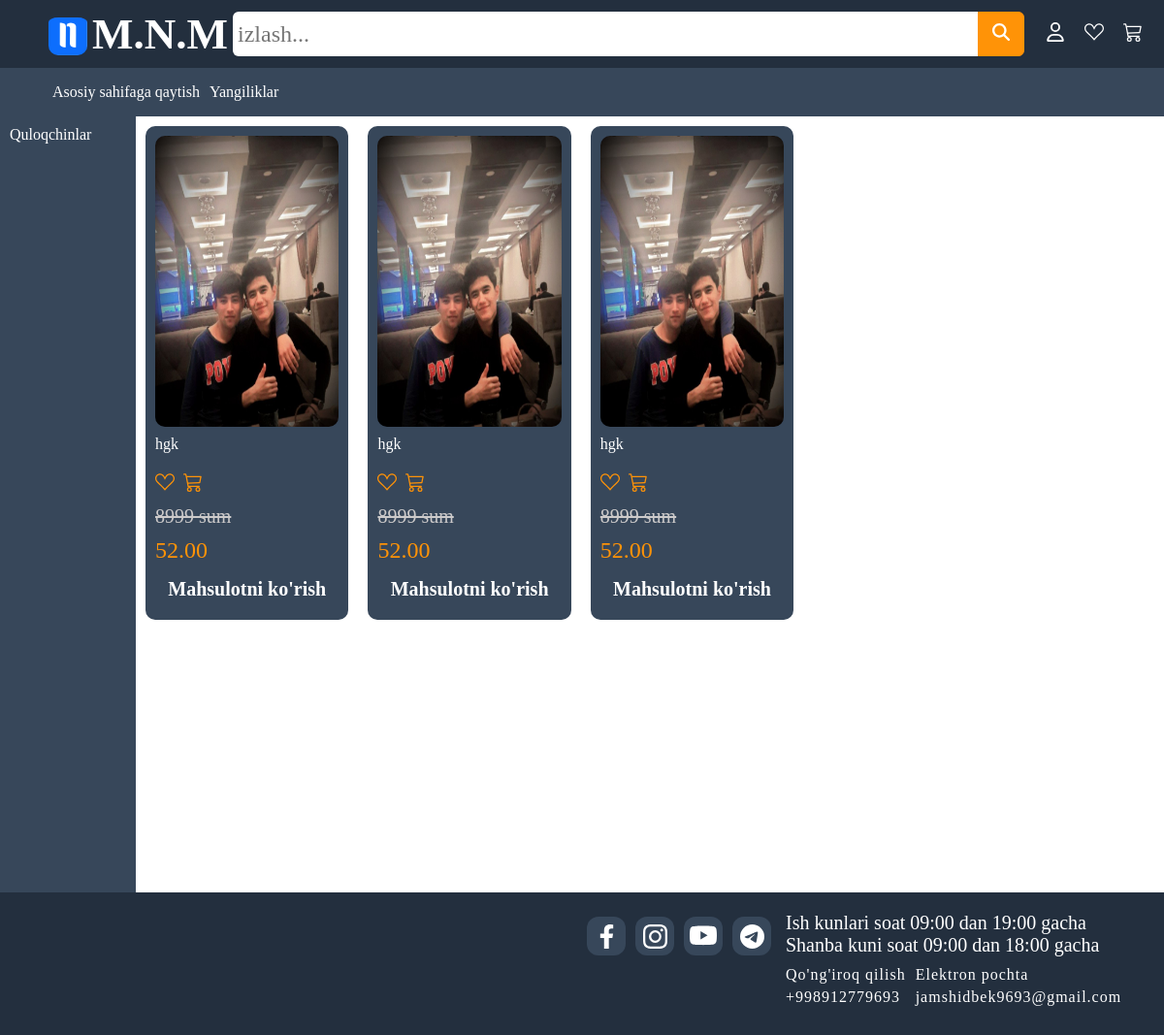
Before: /products/ with the older database file.
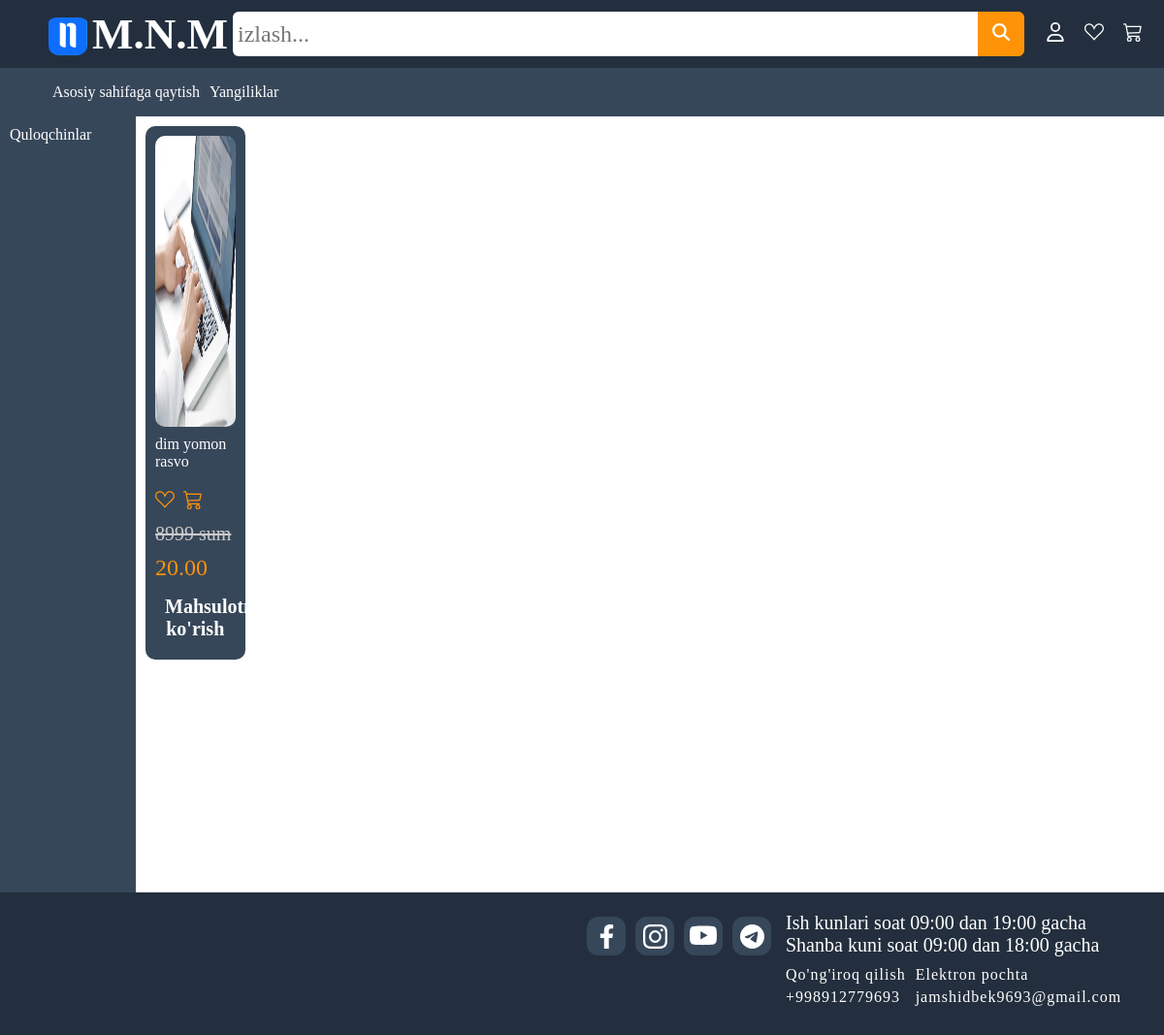
After: the same page with the newer database file.
### products/models.py (models this page shows, shortened)
class Product(models.Model):
    brand = models.CharField(max_length=100)
    model = models.CharField(max_length=100)
    price = models.DecimalField(max_digits=10, decimal_places=2)
    description = models.TextField()
    image = models.ImageField(upload_to='products/', null=True, blank=True)
    category = models.ForeignKey(Category, on_delete=models.CASCADE)
    author = models.ForeignKey(Author, on_delete=models.CASCADE)

### products/views.py (the view)
# urls.py: path('', views.ProductListView.as_view(), name='product_list'),
class ProductListView(ListView):
    model = Product
    template_name = 'products/product/product_list.html'
    context_object_name = 'products'

### templates/products/product/product_list.html (shortened to what this page needs)
{% extends 'base.html' %}
{% load static %}
{% block style %}
  <link rel="stylesheet" href="{% static 'css/product_items.css' %}">
{% endblock style %}
{% block content %}
<section class="main-section">
  <div class="main-left-div">
    <ul class="main-ul-left">
      <li>
        <a href="product_items.html" class="kategories-item"
          >Quloqchinlar</a
        >
      </li>
    </ul>
  </div>
  <div class="main-right-div">
    <div class="main-items">
      {% for product in products %}
        <div class="main-item">
        <div class="product-image-item">
        <a href="{% url 'product_detail' id=product.id %}">
        <img
        src="{{product.image.url}}"
        alt="product-image"
        class="products-image"
        />
        </a>
        <p class="product-about">
          {{product.description}}
        </p>
        <p class="product-name">{{category_name}}</p>
        <div class="follow-and-cart-icons">
        </div>
        <p class="old-price"><del>8999 sum</del></p>
        <p class="new-price">{{product.price}}</p>
        <a href="{% url 'product_detail' id=product.id %}">
        <p class="view-product">Mahsulotni ko'rish</p>
        </a>
        </div>
        </div>
      {% empty %}
        <h1>Ma'lumotlar yo'q</h1>
      {% endfor %}
    </div>
  </div>
</section>
{% endblock %}

### templates/base.html (shortened to what this page needs)
<!DOCTYPE html>
{% load static %}
<html lang="en">
  <head>
    <link rel="stylesheet" href="{% static 'css/base.css' %}" />
    {% block style %}
    {% endblock style %}
  </head>
  <body>
    <section class="navbar-section">
      <nav class="navbar">
        <div class="nav-top">
          <div class="nav-logo-div">
            <img src="{% static 'img/logo.png' %}" alt="logo" class="nav-image-logo" />
            <a href="{% url 'home' %}" class="navbar-logo-title"
              ><p class="nav-logo-title">M.N.M</p></a
            >
          </div>
          <div class="nav-input-div">
            <input type="text" placeholder="izlash..." />
            <div class="nav-search-icon">
            </div>
          </div>
          <div class="nav-cat-user-div">
            <div class="navbar-user-icon">
              <a href="{% url 'login' %}">
              </a>
            </div>
            <div class="navbar-follow-icon">
              <a href="follow.html">
              </a>
            </div>
            <div class="navbar-cart-icon">
              <a href="{% url 'cart_detail' %}">
              </a>
            </div>
          </div>
        </div>
        <div class="navbar-bottom">
          <div class="navbar-bottom-left">
            <a href="{% url 'home' %}" class="navbar-bottom-a">Asosiy sahifaga qaytish</a>
            <a href="#" class="navbar-bottom-a">Yangiliklar</a>
          </div>
        </div>
      </nav>
    </section>
    {% block content %}
    {% endblock content %}
    <footer class="footer">
      <div class="connection">
        <div class="connection-icon-div">
          <a href="#">
          </a>
        </div>
        <div class="connection-icon-div">
          <a href="#">
          </a>
        </div>
        <div class="connection-icon-div">
          <a href="#">
          </a>
        </div>
        <div class="connection-icon-div">
          <a href="#">
          </a>
        </div>
      </div>
      <div class="call-me-info">
        <div class="work-schedule">
          <p>Ish kunlari soat 09:00 dan 19:00 gacha</p>
          <p>Shanba kuni soat 09:00 dan 18:00 gacha</p>
        </div>
        <div class="call-me-and-email">
          <div class="call-me">
            <p class="call-me-p">Qo'ng'iroq qilish</p>
            <p>+998912779693</p>
          </div>
          <div class="email-div">
            <p class="call-me-p">Elektron pochta</p>
            <p>jamshidbek9693@gmail.com</p>
          </div>
        </div>
      </div>
    </footer>
  </body>
</html>

### static/css/base.css (style rules this page uses)
* { margin: 0; padding: 0; box-sizing: border-box; font-family: "Times New Roman", Times, serif; }
.navbar-section { position: fixed; width: 100%; z-index: 235; }
.nav-top { height: 70px; display: flex; align-items: center; background-color: rgba(35, 47, 62, 1); }
.nav-logo-div { display: flex; align-items: center; padding-left: 50px; width: 20%; }
.nav-image-logo { padding-top: 5px; width: 40px; border-radius: 10px; cursor: pointer; }
.navbar-logo-title { text-decoration: none; }
.nav-logo-title { padding-left: 5px; font-family: cursive; font-weight: 700; font-size: 45px; color: #fff; cursor: pointer; }
.nav-input-div { display: flex; align-items: center; width: 68%; height: 46px; }
.nav-input-div input { background: transparent; border: none; font-size: 24px; color: #000; padding: 2px 2px 2px 5px; height: 46px; width: 98%; background: #fff; border-top-left-radius: 6px; border-bottom-left-radius: 6px; }
.nav-search-icon { padding: 11px 14px; background: rgb(255, 147, 7); border-top-right-radius: 6px; border-bottom-right-radius: 6px; border: 1px solid rgb(255, 147, 7); height: 46px; cursor: pointer; }
.nav-search-icon svg { fill: #fff; width: 18px; height: 18px; cursor: pointer; }
.nav-cat-user-div { display: flex; align-items: center; justify-content: center; width: 12%; padding: 0 20px; }
.nav-cat-user-div svg { width: 20px; height: 20px; fill: #fff; cursor: pointer; }
.navbar-user-icon, .navbar-cart-icon, .navbar-follow-icon { padding: 0 10px; }
.navbar-bottom { height: 50px; padding: 0 44px 0 54px; display: flex; align-items: center; justify-content: space-between; background: rgba(55, 71, 90, 1); }
.navbar-bottom-left { display: flex; align-items: center; }
.navbar-bottom-left a { text-decoration: none; color: #fff; font-size: 16px; padding-right: 10px; }
.main-section { padding-top: 120px; min-height: 100vh; }
.footer { padding: 20px 40px; background-color: rgba(35, 47, 62, 1); display: flex; justify-content: end; }
.connection { display: flex; align-items: start; padding-right: 10px; }
.connection-icon-div a { display: flex; align-items: center; justify-content: center; border-radius: 12px; width: 40px; height: 40px; text-decoration: none; background: rgba(55, 71, 90, 1); padding: 5px; margin: 5px; cursor: pointer; }
.connection-icon { fill: #fff; width: 25px; height: 25px; }
.instagram-icon { width: 28px; height: 34px; }
.call-me-info { display: flex; flex-direction: column; }
.work-schedule { padding-bottom: 10px; }
.work-schedule p { font-size: 20px; }
.call-me-and-email { display: flex; align-items: start; width: 350px; column-gap: 10px; padding-bottom: 10px; color: #fff; font-size: 16px; }
.call-me, .email-div { letter-spacing: 1px; }
.call-me-p { padding-bottom: 5px; }
.work-schedule { color: #fff; font-size: 16px; }

### static/css/product_items.css (style rules this page uses)
* { font-family: 'Times New Roman', Times, serif; }
.main-section { display: flex; align-items: start; }
.main-left-div { min-width: 140px; min-height: 100vh; background: rgba(55, 71, 90, 1); }
.main-ul-left li { width: 100%; padding: 10px; display: flex; align-items: center; list-style: none; background:rgba(55, 71, 90, 1); }
.main-ul-left li a { color: #fff; text-decoration: none; }
.main-items { display: flex; flex-wrap: wrap; }
.main-item { width: 25%; padding: 10px; border-radius: 10px; }
.product-image-item { background:rgba(55, 71, 90, 1); padding: 10px; border-radius: 10px; }
.product-image-item a { text-decoration: none; color: #fff; width: 100%; }
.products-image { width: 100%; height: 300px; border-radius: 10px; }
.product-about { color: #fff; padding: 5px 0; }
.product-name { color: #cccaca; padding: 5px 0; }
.follow-and-cart-icons { padding: 5px 0; }
.follow-and-cart-icons svg { width: 20px; height: 20px; fill: rgb(255,147,7); cursor: pointer; }
.follow-item-icons { margin-right: 5px; }
.old-price { color: #cccaca; padding: 5px 0; font-size: 20px; }
.new-price { color: rgb(255,147,7); padding: 5px 0; font-size: 24px; }
.view-product { font-size: 20px; font-weight: 700; background: transparent; padding: 10px; border-radius: 10px; text-align: center; }

Changed rows visible on the page:
removed Product: image (picture), description "hgk", price "52.00"
removed Product: image (picture), description "hgk", price "52.00"
removed Product: image (picture), description "hgk", price "52.00"
added Product: image (picture), description "dim yomon rasvo", price "20.00"
